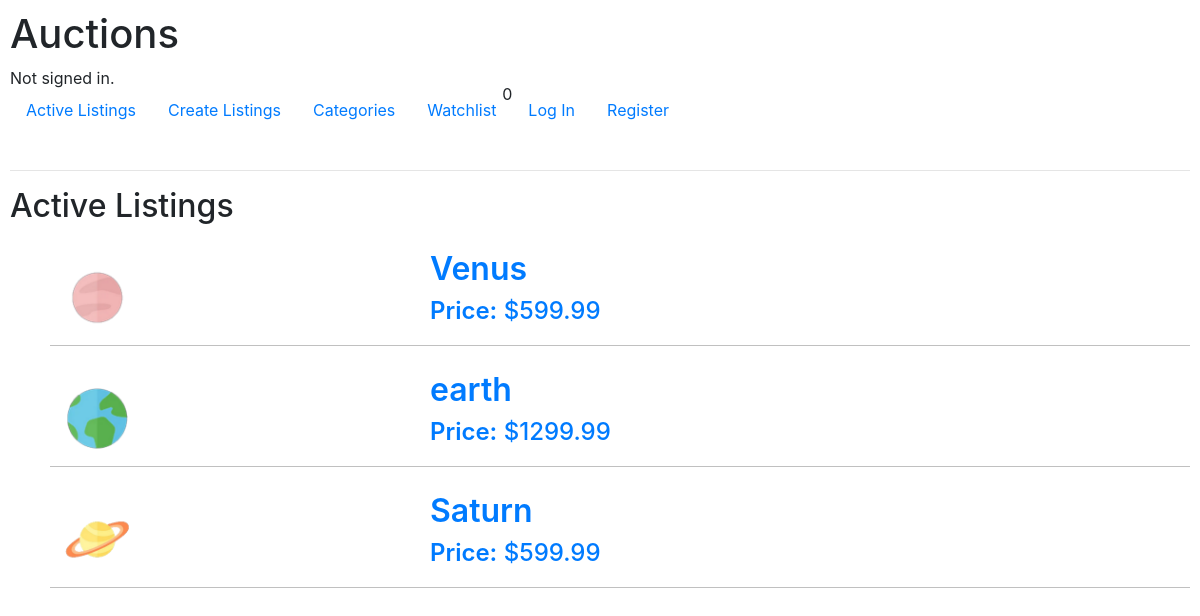
The app's page /, older data.
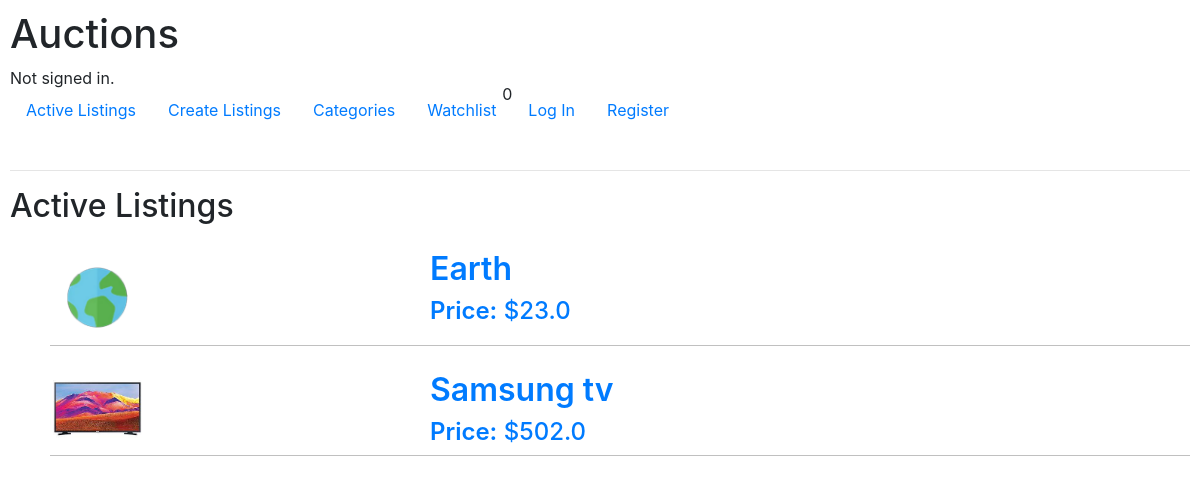
The same page, newer data.
### auctions/models.py (models this page shows, shortened)
class Listing(models.Model):
    user = models.ForeignKey(User, on_delete=models.PROTECT, default='',  null=True )
    title = models.CharField(max_length=200)
    description = models.TextField()
    image = models.ImageField(upload_to='media/')
    price = models.FloatField()
    category = models.ForeignKey(Category,on_delete=models.CASCADE,default='',blank=True, null=True)
    watchers = models.ManyToManyField(User,blank=True,related_name="listings",default=None)
    is_active = models.BooleanField(default=True)

### auctions/views.py (the view)
# urls.py: path("", views.index, name="index"),
def index(request):
    listings = Listing.objects.all()
    if request.method == "POST":
        pass
    else:
        return render(request, "auctions/index.html", {
            "listings": listings,
        })

### auctions/templates/auctions/index.html (shortened to what this page needs)
{% extends "auctions/layout.html" %}
{% block body %}
    <h2>Active Listings</h2>
<ul class="listings">
    {% for listing in listings %}
        <li class="listing">
            <a href="/{{listing.id}}">
            <div class="listing-info">
                <img src="{{MEDIA_URL}}{{listing.image}}" alt="" width="200px">
                <div class="info-text">
                    <h5>{{listing.title}}</h5>
                    <h6><span>Price:</span> ${{listing.price}}</h6>
                </div>
            </div>
            </a>
        </li>
    {% endfor %}
</ul>
{% endblock %}

Row changes from the older to the newer data that the page shows:
removed Listing: image (picture), title "Venus", price "599.99"
removed Listing: image (picture), title "earth", price "1299.99"
removed Listing: image (picture), title "Saturn", price "599.99"
added Listing: image (picture), title "Earth", price "23.0"
added Listing: image (picture), title "Samsung tv", price "502.0"
